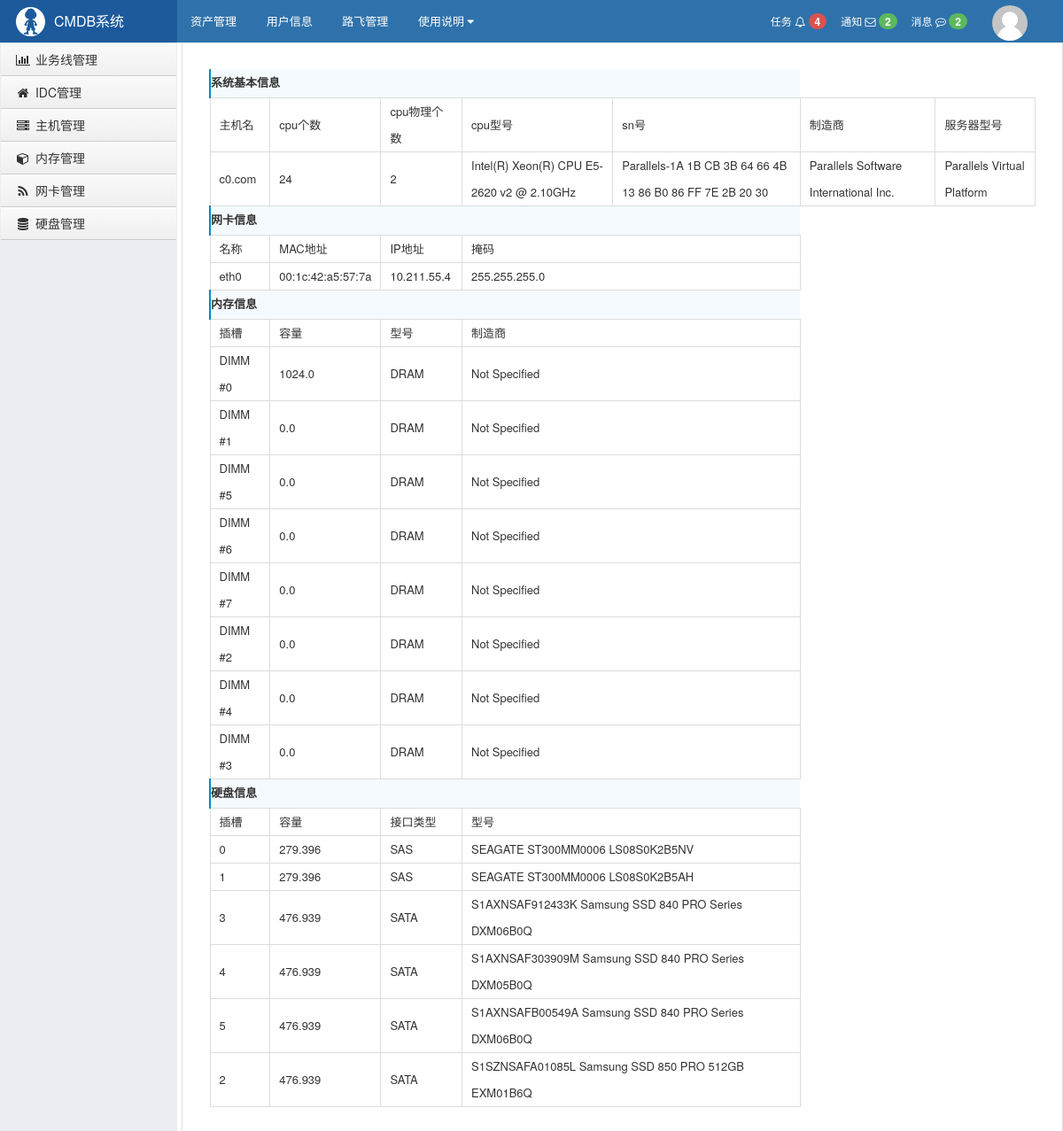
Screenshot of /stark/api/server/1/detail/ with the database file from the repository.
### api/models.py (models this page shows, shortened)
class Server(models.Model):
    device_status_choices = (
        (1, '上架'),
        (2, '在线'),
        (3, '离线'),
        (4, '下架'),
    )
    device_status_id = models.IntegerField(choices=device_status_choices, default=1)
    idc = models.ForeignKey('IDC', verbose_name='IDC机房', null=True, blank=True)
    cabinet_num = models.CharField('机柜号', max_length=30, null=True, blank=True)
    cabinet_order = models.CharField('机柜中序号', max_length=30, null=True, blank=True)
    business_unit = models.ForeignKey('BusinessUnit', verbose_name='属于的业务线', null=True, blank=True)
    hostname = models.CharField('主机名',max_length=128, unique=True)
    os_platform = models.CharField('系统', max_length=16, null=True, blank=True)
    os_version = models.CharField('系统版本', max_length=16, null=True, blank=True)
    sn = models.CharField('SN号', max_length=64, db_index=True)
    manufacturer = models.CharField(verbose_name='制造商', max_length=64, null=True, blank=True)
    model = models.CharField('型号', max_length=64, null=True, blank=True)
    cpu_count = models.IntegerField('CPU个数', null=True, blank=True)
    cpu_physical_count = models.IntegerField('CPU物理个数', null=True, blank=True)
    cpu_model = models.CharField('CPU型号', max_length=128, null=True, blank=True)
    latest_date = models.DateField('最后更改时间',null=True)
    create_at = models.DateTimeField(auto_now_add=True, blank=True)
    class Meta:
        verbose_name_plural = "服务器表"

class NIC(models.Model):
    name = models.CharField('网卡名称', max_length=128)
    hwaddr = models.CharField('网卡mac地址', max_length=64)
    netmask = models.CharField(max_length=64)
    ipaddrs = models.CharField('ip地址', max_length=256)
    up = models.BooleanField(default=False)
    server = models.ForeignKey('Server', related_name='nic_list')
    class Meta:
        verbose_name_plural = "网卡表"

class Memory(models.Model):
    slot = models.CharField('插槽位', max_length=32)
    manufacturer = models.CharField('制造商', max_length=32, null=True, blank=True)
    model = models.CharField('型号', max_length=64)
    capacity = models.FloatField('容量', null=True, blank=True)
    sn = models.CharField('内存SN号', max_length=64, null=True, blank=True)
    speed = models.CharField('速度', max_length=16, null=True, blank=True)
    server = models.ForeignKey('Server', related_name='memory_list')
    class Meta:
        verbose_name_plural = "内存表"

class Disk(models.Model):
    slot = models.CharField('插槽位', max_length=8)
    model = models.CharField('磁盘型号', max_length=32)
    capacity = models.FloatField('磁盘容量GB')
    pd_type = models.CharField('磁盘类型', max_length=32)
    server = models.ForeignKey('Server', related_name='disk_list')
    class Meta:
        verbose_name_plural = "硬盘表"

### api/stark.py (the view)
    def detail_view(self, request, nid):
        base_list = models.Server.objects.filter(id=nid)
        nic_list = models.NIC.objects.filter(server_id=nid)
        memory_list = models.Memory.objects.filter(server_id=nid)
        disk_list = models.Disk.objects.filter(server_id=nid)
        context = {
            'base_list': base_list,
            'nic_list': nic_list,
            'memory_list': memory_list,
            'disk_list': disk_list,
        }
        return render(request, 'server_detail.html', context)

### api/templates/server_detail.html (shortened to what this page needs)
{% extends 'layout.html' %}
{% block content %}
    <div class="guige">
        <table class="guige-table">
            <tbody>
            <tr>
                <th colspan="5" class="title f14" style="border-left:2px solid #0488cd;">系统基本信息</th>
            </tr>
            <tr>
                <td>主机名</td>
                <td>cpu个数</td>
                <td>cpu物理个数</td>
                <td>cpu型号</td>
                <td>sn号</td>
                <td>制造商</td>
                <td colspan="2">服务器型号</td>
            </tr>
            {% for cpu in base_list %}
                <tr>
                    <td>{{ cpu.hostname }}</td>
                    <td>{{ cpu.cpu_count }}</td>
                    <td>{{ cpu.cpu_physical_count }}</td>
                    <td>{{ cpu.cpu_model }}</td>
                    <td>{{ cpu.sn }}</td>
                    <td>{{ cpu.manufacturer }}</td>
                    <td colspan="2">{{ cpu.model }}</td>
                </tr>
            {% endfor %}
            <tr>
                <th colspan="5" class="title f14" style="border-left:2px solid #0488cd;">网卡信息</th>
            </tr>
            <tr>
                <td>名称</td>
                <td>MAC地址</td>
                <td>IP地址</td>
                <td colspan="2">掩码</td>
            </tr>
            {% for nic in nic_list %}
                <tr>
                    <td>{{ nic.name }}</td>
                    <td>{{ nic.hwaddr }}</td>
                    <td>{{ nic.ipaddrs }}</td>
                    <td colspan="2">{{ nic.netmask }}</td>
                </tr>
            {% endfor %}
            <tr>
                <th colspan="5" class="title f14" style="border-left:2px solid #0488cd;">
                    <span>内存信息</span>
                </th>
            </tr>
            <tr>
                <td>插槽</td>
                <td>容量</td>
                <td>型号</td>
                <td colspan="2">制造商</td>
            </tr>
            {% for memory in memory_list %}
                <tr>
                    <td>{{ memory.slot }}</td>
                    <td>{{ memory.capacity }}</td>
                    <td>{{ memory.model }}</td>
                    <td colspan="2">{{ memory.manufacturer }}</td>
                </tr>
            {% endfor %}
            <tr>
                <th colspan="5" class="title f14" style="border-left:2px solid #0488cd;">
                    <span>硬盘信息</span>
                </th>
            </tr>
            <tr>
                <td>插槽</td>
                <td>容量</td>
                <td>接口类型</td>
                <td colspan="2">型号</td>
            </tr>
            {% for disk in disk_list %}
                <tr>
                    <td>{{ disk.slot }}</td>
                    <td>{{ disk.capacity }}</td>
                    <td>{{ disk.pd_type }}</td>
                    <td colspan="2">{{ disk.model }}</td>
                </tr>
            {% endfor %}
            </tbody>
        </table>
    </div>
{% endblock %}

### stark/templates/layout.html (shortened to what this page needs)
{% load staticfiles %}
<!DOCTYPE html>
<html lang="en">
<head>
    <link rel="stylesheet" href="{% static 'stark/plugins/bootstrap/css/bootstrap.css' %} "/>
    <link rel="stylesheet" href="{% static 'stark/plugins/datetimepicker/bootstrap-datetimepicker.min.css' %} "/>
    <link rel="stylesheet" href="{% static 'stark/plugins/font-awesome/css/font-awesome.css' %} "/>
    <link rel="stylesheet" href="{% static 'stark/css/nav.css' %} "/>
    <link rel="stylesheet" href="{% static 'stark/css/commons.css' %} "/>
</head>
<body>
<div class="pg-header">
    <div class="nav">
        <div class="logo-area left">
            <a href="/">
                <img class="logo" src="{% static 'stark/imgs/logo.svg' %}">
                <span style="font-size: 16px;">CMDB系统 </span>
            </a>
        </div>
        <div class="left-menu left">
            <a class="menu-item">资产管理</a>
            <a class="menu-item">用户信息</a>
            <a class="menu-item">路飞管理</a>
            <div class="menu-item">
                <span>使用说明</span>
                <i class="fa fa-caret-down" aria-hidden="true"></i>
            </div>
        </div>
        <div class="right-menu right clearfix">
            <div class="user-info right">
                <a href="#" class="avatar">
                    <img class="img-circle" src="{% static 'stark/imgs/default.png' %}">
                </a>
            </div>
            <a class="user-menu right">
                消息
                <i class="fa fa-commenting-o" aria-hidden="true"></i>
                <span class="badge bg-success">2</span>
            </a>
            <a class="user-menu right">
                通知
                <i class="fa fa-envelope-o" aria-hidden="true"></i>
                <span class="badge bg-success">2</span>
            </a>
            <a class="user-menu right">
                任务
                <i class="fa fa-bell-o" aria-hidden="true"></i>
                <span class="badge bg-danger">4</span>
            </a>
        </div>
    </div>
</div>
<div class="pg-body">
    <div class="left-menu">
        <div class="menu-body">
            <div class="static-menu">
                <a href="/stark/api/businessunit/list/"><span class="icon-wrap"><i class="fa fa-bar-chart"></i></span> 业务线管理</a>
                <a href="/stark/api/idc/list/"><span class="icon-wrap"><i class="fa fa-home"></i></span> IDC管理</a>
                <a href="/stark/api/server/list/"><span class="icon-wrap"><i class="fa fa-server"></i></span> 主机管理</a>
                <a href="/stark/api/memory/list/"><span class="icon-wrap"><i class="fa fa-cube"></i></span> 内存管理</a>
                <a href="/stark/api/nic/list/"><span class="icon-wrap"><i class="fa fa-rss"></i></span> 网卡管理</a>
                <a href="/stark/api/disk/list/"><span class="icon-wrap"><i class="fa fa-database"></i></span> 硬盘管理</a>
            </div>
        </div>
    </div>
    <div class="right-body">
        <div style="padding: 10px;">
            {% block content %} {% endblock %}
        </div>
    </div>
</div>
</body>
</html>

### stark/static/stark/css/nav.css (style rules this page uses)
.nav { min-width: 980px; height: 48px; background-color: #2F72AB; color: #ffffff; line-height: 48px; overflow: visible; font-size: 12px; }
.nav .logo-area { width: 200px; overflow: hidden; height: 48px; background-color: #1c5a9c; padding-left: 10px; }
.nav .logo-area > a { color: #ffffff; text-decoration: none; display: inline-block; }
.nav .logo-area .logo { height: 33px; width: 33px; float: left; margin: 8px; margin-right: 10px; }
.nav .left-menu { font-size: 13px; }
.nav .left-menu .menu-item { display: inline-block; padding: 0 15px; cursor: pointer; position: relative; color: white; text-decoration: none; }
.nav .right-menu .user-menu { padding: 0 8px; cursor: pointer; color: white; text-decoration: none; }
.nav .right-menu .user-info { padding: 0 30px 0 10px; height: 48px; position: relative; }
.nav .right-menu .user-info .avatar { display: inline-block; padding: 0 10px; height: 48px; }

### stark/static/stark/css/commons.css (style rules this page uses)
body { margin: 0; }
img { border: 0; }
.left { float: left; }
.right { float: right; }
.clearfix:after { clear: both; display: block; visibility: hidden; height: 0; }
.bg-danger { background-color: #d9534f !important; color: #ffffff; }
.bg-success { background-color: #5cb85c !important; color: #ffffff; }
.badge { display: inline-block; min-width: 10px; padding: 3px 7px; font-size: 12px; font-weight: bold; line-height: 1; color: #fff; text-align: center; white-space: nowrap; vertical-align: baseline; background-color: #777; border-radius: 10px; }
.img-circle { border-radius: 50%; }

### stark/templates/layout.html (style rules this page uses)
body { margin: 0; }
.pg-body > .left-menu { background-color: #EAEDF1; position: absolute; left: 0; top: 48px; bottom: 0; width: 200px; border: 1px solid #EAEDF1; overflow: auto; }
.pg-body > .right-body { position: absolute; left: 205px; right: 0; top: 48px; bottom: 0; overflow: scroll; border: 1px solid #ddd; border-top: 0; font-size: 13px; min-width: 755px; }
.left-menu .menu-body .static-menu .icon-wrap { width: 20px; display: inline-block; text-align: center; }
.left-menu .menu-body .static-menu a { text-decoration: none; padding: 8px 15px; border-bottom: 1px solid #ccc; color: #333; display: block; background: #efefef; background: -webkit-gradient(linear, left bottom, left top, color-stop(0, #efefef), color-stop(1, #fafafa)); background: -ms-linear-gradient(bottom, #efefef, #fafafa); background: -moz-linear-gradient(center bottom, #efefef 0%, #fafafa 100%); background: -o-linear-gradient(bottom, #efefef, #fafafa); filter: progid:dximagetransform.microsoft.gradient(startColorStr='#e3e3e3', EndColorStr='#ffffff'); -ms-filter: "progid:DXImageTransform.Microsoft.gradient(startColorStr='#fafafa',EndColorStr='#efefef')"; box-shadow: inset 0px 1px 1px white; }

### api/templates/server_detail.html (style rules this page uses)
.guige { margin: 20px; }
.guige-table { width: 100%; border-collapse: collapse; border-spacing: 0; }
.guige-table .title { background: #f5fafe; text-align: left; font-weight: bold; line-height: 32px; height: 32px; font-family: "微软雅黑"; }
.guige-table td, .content .guige-table th { border: 1px solid #dcdcdc; line-height: 30px; height: 30px; padding: 0 10px; }

### rows the page displays
Server: hostname "c0.com", cpu_count "24", cpu_physical_count "2", cpu_model "Intel(R) Xeon(R) CPU E5-2620 v2 @ 2.10GHz", sn "Parallels-1A 1B CB 3B 64 66 4B 13 86 B0 86 FF 7E 2B 20 30", manufacturer "Parallels Software International Inc.", model "Parallels Virtual Platform"
NIC: name "eth0", hwaddr "00:1c:42:a5:57:7a", ipaddrs "10.211.55.4", netmask "255.255.255.0"
Memory: slot "DIMM #0", capacity "1024.0", model "DRAM", manufacturer "Not Specified"
Memory: slot "DIMM #1", capacity "0.0", model "DRAM", manufacturer "Not Specified"
Memory: slot "DIMM #5", capacity "0.0", model "DRAM", manufacturer "Not Specified"
Memory: slot "DIMM #6", capacity "0.0", model "DRAM", manufacturer "Not Specified"
Memory: slot "DIMM #7", capacity "0.0", model "DRAM", manufacturer "Not Specified"
Memory: slot "DIMM #2", capacity "0.0", model "DRAM", manufacturer "Not Specified"
Memory: slot "DIMM #4", capacity "0.0", model "DRAM", manufacturer "Not Specified"
Memory: slot "DIMM #3", capacity "0.0", model "DRAM", manufacturer "Not Specified"
Disk: slot "0", capacity "279.396", pd_type "SAS", model "SEAGATE ST300MM0006 LS08S0K2B5NV"
Disk: slot "1", capacity "279.396", pd_type "SAS", model "SEAGATE ST300MM0006 LS08S0K2B5AH"
Disk: slot "3", capacity "476.939", pd_type "SATA", model "S1AXNSAF912433K Samsung SSD 840 PRO Series DXM06B0Q"
Disk: slot "4", capacity "476.939", pd_type "SATA", model "S1AXNSAF303909M Samsung SSD 840 PRO Series DXM05B0Q"
Disk: slot "5", capacity "476.939", pd_type "SATA", model "S1AXNSAFB00549A Samsung SSD 840 PRO Series DXM06B0Q"
Disk: slot "2", capacity "476.939", pd_type "SATA", model "S1SZNSAFA01085L Samsung SSD 850 PRO 512GB EXM01B6Q"
